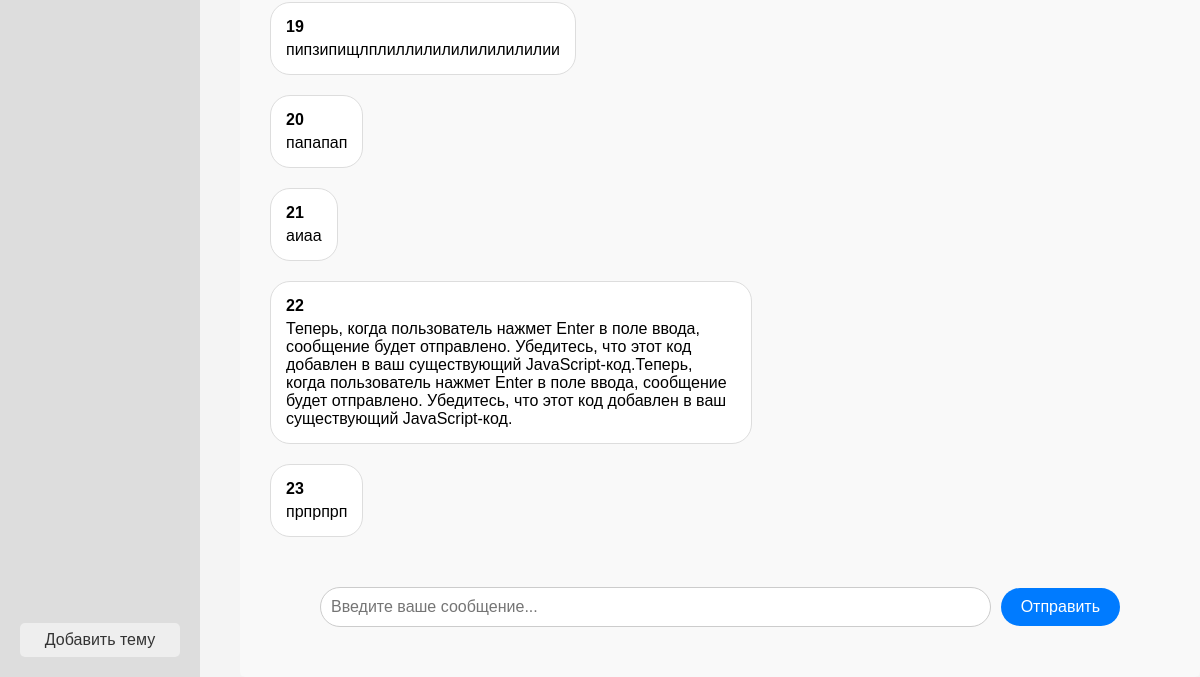
The app's page /topics/obshie-voprosy (lower part), older data.
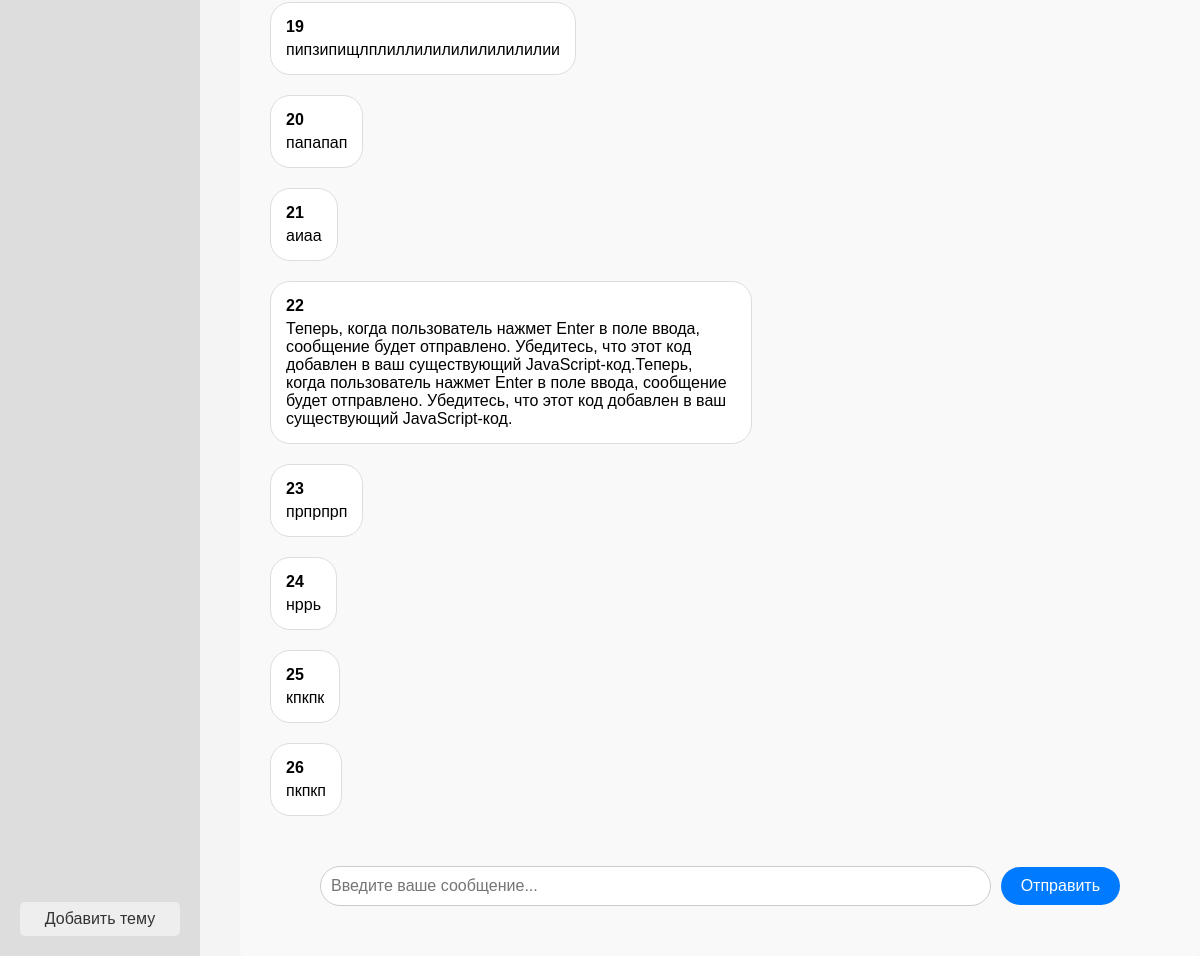
The same page, newer data.
### data/classes.py (models this page shows, shortened)
class Message(SqlAlchemyBase):
    __tablename__ = 'messages'
    id = sqlalchemy.Column(sqlalchemy.Integer, primary_key=True ,autoincrement=True)
    content = sqlalchemy.Column(sqlalchemy.Text, nullable=False)
    topic_id = sqlalchemy.Column(sqlalchemy.Integer, sqlalchemy.ForeignKey('topics.id'), nullable=False)
    topic = orm.relationship("Topic", back_populates="messages")
    created_at = sqlalchemy.Column(sqlalchemy.DateTime, default=datetime.datetime.now)

### main.py (the view)
@app.route('/topics/<topic_slug>')
def show_topic(topic_slug):
    db_sess = db_session.create_session()
    topics = db_sess.query(Topic).all()
    messages = db_sess.query(Message).join(Topic).filter(Topic.slug == str(topic_slug)).all()
    data = {
        'main_title': 'WTForum. Главная страница',
        'label_account_or_login': 'Войти',
        'topics_list': topics,
        'messages': messages,
        'topic_slug': topic_slug,
    }
    return render_template('show_topic.html', **data)

### database/db_session.py (called while the page is built)
def create_session() -> Session:
    global __factory
    return __factory()

### templates/show_topic.html (shortened to what this page needs)
{% extends "base.html" %}
{% block content %}
<div class="content">
    <div class="messages-container" id="chat">
        {% for item in messages %}
        <div class="message-box">
            <h4>{{ item.id }}</h4>
            <p>{{ item.content }}</p>
        </div>
        {% endfor %}
    </div>
    <div class="message-input-container">
        <input type="text" class="message-input" id="message_input" placeholder="Введите ваше сообщение...">
        <button class="send-button" id="send_button">Отправить</button>
    </div>
</div>
{% endblock %}

### templates/base.html (shortened to what this page needs)
<!DOCTYPE html>
<html>
<head>
    <link rel="stylesheet" href="../static/index.css">
</head>
<body>
<div class="container">
    <div class="sidebar">
        <ul>
        </ul>
        <a href="/add_topic" class="add-topic-button">Добавить тему</a>
    </div>
    {% block content %}
    {% endblock %}
</div>
</body>
</html>

### static/index.css (style rules this page uses)
body { font-family: Arial, sans-serif; margin: 0; padding: 0; background-color: #f4f4f4; }
.container { display: flex; min-height: 100vh; }
.sidebar { width: 200px; background-color: #ddd; padding: 20px; position: fixed; top: 60px; left: 0; height: calc(100vh - 60px); overflow-y: auto; display: flex; flex-direction: column; box-sizing: border-box; }
.sidebar ul { list-style: none; padding: 0; margin: 0; flex: 1; }
.sidebar a { display: block; padding: 8px; background-color: #eee; color: #333; text-decoration: none; border-radius: 5px; }
.add-topic-button { display: block; padding: 10px 15px; background-color: #007bff; color: white; text-decoration: none; border-radius: 5px; text-align: center; box-sizing: border-box; }
.content { flex: 1; padding: 20px; margin-left: 240px; margin-top: 80px; }
.content { flex: 3; padding: 20px; background-color: #f9f9f9; border-radius: 5px; }
.messages-container { flex: 1; overflow-y: auto; display: flex; flex-direction: column; align-items: flex-start; padding: 10px; }
.message-input-container { display: flex; align-items: center; width: 100%; max-width: 800px; margin: 20px auto 0 auto; }
.message-input { flex-grow: 1; padding: 10px; border: 1px solid #ccc; border-radius: 20px; font-size: 16px; outline: none; box-sizing: border-box; }
.send-button { background-color: #007bff; color: white; border: none; padding: 10px 20px; border-radius: 20px; font-size: 16px; cursor: pointer; margin-left: 10px; outline: none; transition: background-color 0.3s ease; }
.messages-container { flex: 1; overflow-y: auto; display: flex; flex-direction: column; align-items: flex-start; max-height: calc(100vh - 230px); }
.message-box { background-color: #fff; border: 1px solid #ddd; margin-bottom: 20px; padding: 15px; border-radius: 20px; word-wrap: break-word; max-width: 50%; align-self: flex-start; }
.message-box h4 { margin-top: 0; margin-bottom: 5px; }
.message-box p { margin: 0; }

Row changes from the older to the newer data that the page shows:
added Message: id "24", content "нррь"
added Message: id "25", content "кпкпк"
added Message: id "26", content "пкпкп"
